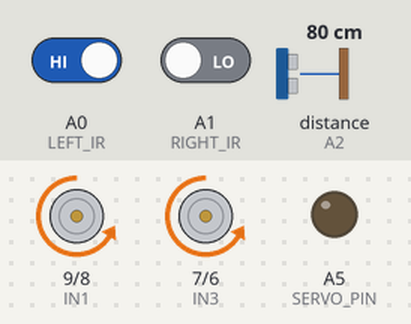
Bench run of a sketch on a simulated Arduino Uno, built with avr-gcc and run on an emulated ATmega328P. On the bench: motor-driver pin pairs drawn as motors (green arrow = first pin HIGH = forward, orange = second pin HIGH = backward, longer = more drive, scaled by the enable pin), output pins drawn as LEDs (lit = HIGH). Wiring (inferred from the names in the program): ultrasonic range finder: trigger A3; echo A2. The test bench sets the inputs (shaded band); at power-on: A0 (LEFT_IR) HIGH, A1 (RIGHT_IR) LOW, distance to the obstacle (sensor on A2) 80 cm. The echo pulse lasts 58.3 µs per cm; pins used as bus, display or sensor lines are not drawn; what the sketch prints to the serial monitor is not drawn.

Above: at 1.7 s.
1.8 s: A0 (LEFT_IR) driven LOW
At 3.0 s:
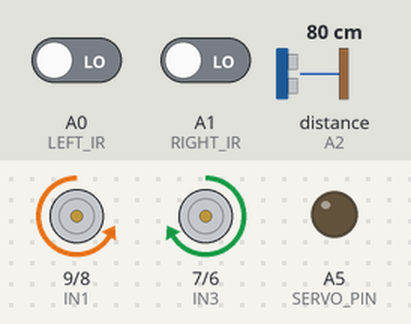
3.3 s: A1 (RIGHT_IR) driven HIGH
At 4.2 s:
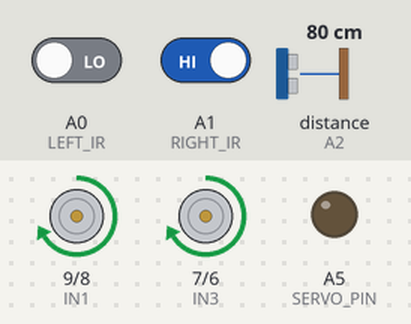
10.8 s: A1 (RIGHT_IR) driven LOW
At 11.4 s:
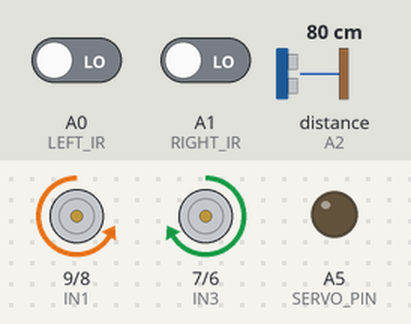
13.8 s: A0 (LEFT_IR) driven HIGH
At 14.7 s:
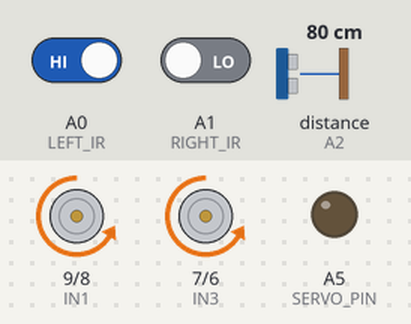
Timing chart, 0 to 16.3 s (numbered marks = the images above; inputs shaded):
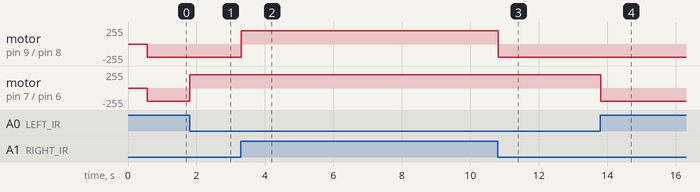

The sketch:

bitrobot.ino
```cpp
#define ENA 10
#define IN1 9
#define IN2 8
#define IN3 7
#define IN4 6
#define ENB 5

#define LEFT_IR A0
#define RIGHT_IR A1
#define ECHO_PIN A2
#define TRIG_PIN A3
#define SERVO_PIN A5

const int OBSTACLE_THRESHOLD = 15;
const int MOTOR_SPEED = 200;
const int SERVO_MIN_ANGLE = 0;
const int SERVO_MAX_ANGLE = 140;
const int SERVO_CENTER = 70;
const int SERVO_STEP = 5;

int distanceLeft = 0, distanceFront = 0, distanceRight = 0;

void setup() {
  Serial.begin(9600);

  pinMode(LEFT_IR, INPUT);
  pinMode(RIGHT_IR, INPUT);
  pinMode(ECHO_PIN, INPUT);
  pinMode(TRIG_PIN, OUTPUT);
  pinMode(ENA, OUTPUT);
  pinMode(IN1, OUTPUT);
  pinMode(IN2, OUTPUT);
  pinMode(IN3, OUTPUT);
  pinMode(IN4, OUTPUT);
  pinMode(ENB, OUTPUT);
  pinMode(SERVO_PIN, OUTPUT);

  analogWrite(ENA, MOTOR_SPEED);
  analogWrite(ENB, MOTOR_SPEED);

  centerServo();

  distanceFront = readUltrasonic();
  delay(500);
}

void loop() {
  distanceFront = readUltrasonic();
  Serial.print("Front Distance: "); Serial.println(distanceFront);

  int leftIR = digitalRead(LEFT_IR);
  int rightIR = digitalRead(RIGHT_IR);

  if (leftIR == 0 && rightIR == 0) {
    if (distanceFront > OBSTACLE_THRESHOLD) {
      moveForward();
    } else {
      checkSides();
    }
  }
  else if (leftIR == 0 && rightIR == 1) {
    turnLeft();
  }
  else if (leftIR == 1 && rightIR == 0) {
    turnRight();
  }

  delay(10);
}

// ======== Movement Functions =========
void moveForward() {
  digitalWrite(IN1, LOW);
  digitalWrite(IN2, HIGH);
  digitalWrite(IN3, HIGH);
  digitalWrite(IN4, LOW);
}

void moveBackward() {
  digitalWrite(IN1, HIGH);
  digitalWrite(IN2, LOW);
  digitalWrite(IN3, LOW);
  digitalWrite(IN4, HIGH);
}

void turnLeft() {
  digitalWrite(IN1, HIGH);
  digitalWrite(IN2, LOW);
  digitalWrite(IN3, HIGH);
  digitalWrite(IN4, LOW);
}

void turnRight() {
  digitalWrite(IN1, LOW);
  digitalWrite(IN2, HIGH);
  digitalWrite(IN3, LOW);
  digitalWrite(IN4, HIGH);
}

void stopMotors() {
  digitalWrite(IN1, LOW);
  digitalWrite(IN2, LOW);
  digitalWrite(IN3, LOW);
  digitalWrite(IN4, LOW);
}

// ======== Servo Control =========
void centerServo() {
  moveServoSmooth(SERVO_CENTER);
}

void moveServoSmooth(int targetAngle) {
  int pwm = (targetAngle * 11) + 500;
  digitalWrite(SERVO_PIN, HIGH);
  delayMicroseconds(pwm);
  digitalWrite(SERVO_PIN, LOW);
  delay(50);
}

// ======== Ultrasonic Distance =========
int readUltrasonic() {
  digitalWrite(TRIG_PIN, LOW);
  delayMicroseconds(2);
  digitalWrite(TRIG_PIN, HIGH);
  delayMicroseconds(10);
  digitalWrite(TRIG_PIN, LOW);
  long duration = pulseIn(ECHO_PIN, HIGH);
  int distance = duration / 29 / 2;
  return constrain(distance, 0, 300); // limit range
}

// ======== Obstacle Handling =========
void checkSides() {
  stopMotors();
  delay(100);

  // Scan right
  for (int angle = SERVO_CENTER; angle <= SERVO_MAX_ANGLE; angle += SERVO_STEP) {
    moveServoSmooth(angle);
  }
  delay(300);
  distanceRight = readUltrasonic();
  Serial.print("Right Distance: "); Serial.println(distanceRight);
  delay(100);

  // Scan left
  for (int angle = SERVO_MAX_ANGLE; angle >= SERVO_MIN_ANGLE; angle -= SERVO_STEP) {
    moveServoSmooth(angle);
  }
  delay(300);
  distanceLeft = readUltrasonic();
  Serial.print("Left Distance: "); Serial.println(distanceLeft);
  delay(100);

  // Return to center
  for (int angle = SERVO_MIN_ANGLE; angle <= SERVO_CENTER; angle += SERVO_STEP) {
    moveServoSmooth(angle);
  }

  compareAndTurn();
}

// ======== Decide Direction =========
void compareAndTurn() {
  if (distanceLeft > distanceRight) {
    turnLeft();
    delay(500);
    moveForward(); delay(600);
    turnRight(); delay(500);
    moveForward(); delay(600);
    turnRight(); delay(400);
  } else {
    turnRight();
    delay(500);
    moveForward(); delay(600);
    turnLeft(); delay(500);
    moveForward(); delay(600);
    turnLeft(); delay(400);
  }
}
```

Measured:
- after the input at 1.8 s, motor on pin 7 (IN3) / pin 6 (IN4): backward 200/255 → forward 200/255 at once
- after the input at 3.3 s, motor on pin 9 (IN1) / pin 8 (IN2): backward 200/255 → forward 200/255 at once
- after the input at 10.8 s, motor on pin 9 (IN1) / pin 8 (IN2): forward 200/255 → backward 200/255 at once
- after the input at 13.8 s, motor on pin 7 (IN3) / pin 6 (IN4): forward 200/255 → backward 200/255 at once
